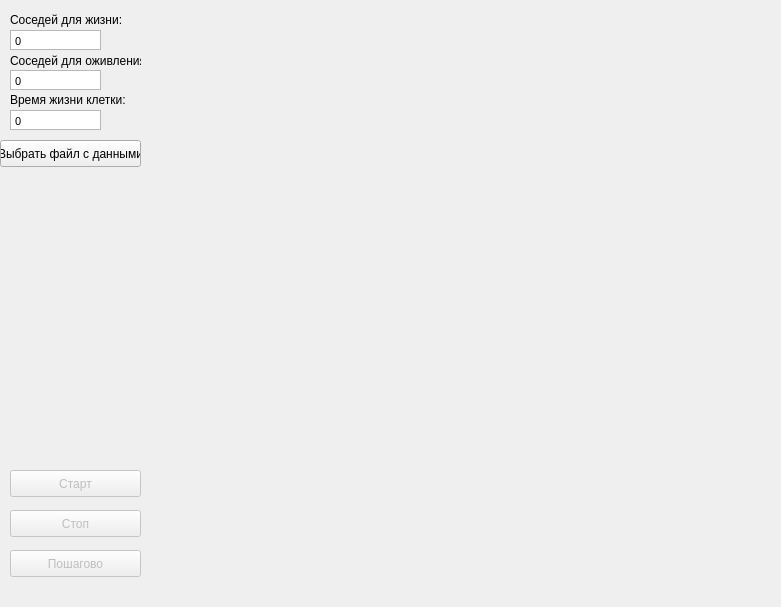
<?xml version="1.0" encoding="UTF-8"?>
<ui version="4.0">
 <class>MainWindow</class>
 <widget class="QMainWindow" name="MainWindow">
  <property name="geometry">
   <rect>
    <x>0</x>
    <y>0</y>
    <width>781</width>
    <height>607</height>
   </rect>
  </property>
  <property name="minimumSize">
   <size>
    <width>781</width>
    <height>607</height>
   </size>
  </property>
  <property name="maximumSize">
   <size>
    <width>781</width>
    <height>607</height>
   </size>
  </property>
  <property name="windowTitle">
   <string>Клеточный автомат</string>
  </property>
  <widget class="QWidget" name="centralWidget">
   <widget class="QLabel" name="label">
    <property name="geometry">
     <rect>
      <x>150</x>
      <y>10</y>
      <width>621</width>
      <height>571</height>
     </rect>
    </property>
    <property name="text">
     <string/>
    </property>
   </widget>
   <widget class="QPushButton" name="start">
    <property name="enabled">
     <bool>false</bool>
    </property>
    <property name="geometry">
     <rect>
      <x>10</x>
      <y>470</y>
      <width>131</width>
      <height>27</height>
     </rect>
    </property>
    <property name="text">
     <string>Старт</string>
    </property>
   </widget>
   <widget class="QLabel" name="label_2">
    <property name="geometry">
     <rect>
      <x>10</x>
      <y>10</y>
      <width>111</width>
      <height>19</height>
     </rect>
    </property>
    <property name="text">
     <string>Соседей для жизни:</string>
    </property>
   </widget>
   <widget class="QTextEdit" name="liveTextEdit">
    <property name="geometry">
     <rect>
      <x>10</x>
      <y>30</y>
      <width>91</width>
      <height>20</height>
     </rect>
    </property>
    <property name="verticalScrollBarPolicy">
     <enum>Qt::ScrollBarAlwaysOff</enum>
    </property>
    <property name="markdown">
     <string>0

</string>
    </property>
    <property name="html">
     <string>&lt;!DOCTYPE HTML PUBLIC &quot;-//W3C//DTD HTML 4.0//EN&quot; &quot;http://www.w3.org/TR/REC-html40/strict.dtd&quot;&gt;
&lt;html&gt;&lt;head&gt;&lt;meta name=&quot;qrichtext&quot; content=&quot;1&quot; /&gt;&lt;style type=&quot;text/css&quot;&gt;
p, li { white-space: pre-wrap; }
&lt;/style&gt;&lt;/head&gt;&lt;body style=&quot; font-family:'MS Shell Dlg 2'; font-size:8.25pt; font-weight:400; font-style:normal;&quot;&gt;
&lt;p style=&quot; margin-top:5px; margin-bottom:5px; margin-left:0px; margin-right:0px; -qt-block-indent:0; text-indent:0px;&quot;&gt;0&lt;/p&gt;&lt;/body&gt;&lt;/html&gt;</string>
    </property>
   </widget>
   <widget class="QLabel" name="label_3">
    <property name="geometry">
     <rect>
      <x>10</x>
      <y>50</y>
      <width>131</width>
      <height>21</height>
     </rect>
    </property>
    <property name="text">
     <string>Соседей для оживления:</string>
    </property>
   </widget>
   <widget class="QTextEdit" name="aliveTextEdit">
    <property name="geometry">
     <rect>
      <x>10</x>
      <y>70</y>
      <width>91</width>
      <height>20</height>
     </rect>
    </property>
    <property name="verticalScrollBarPolicy">
     <enum>Qt::ScrollBarAlwaysOff</enum>
    </property>
    <property name="markdown">
     <string>0

</string>
    </property>
    <property name="html">
     <string>&lt;!DOCTYPE HTML PUBLIC &quot;-//W3C//DTD HTML 4.0//EN&quot; &quot;http://www.w3.org/TR/REC-html40/strict.dtd&quot;&gt;
&lt;html&gt;&lt;head&gt;&lt;meta name=&quot;qrichtext&quot; content=&quot;1&quot; /&gt;&lt;style type=&quot;text/css&quot;&gt;
p, li { white-space: pre-wrap; }
&lt;/style&gt;&lt;/head&gt;&lt;body style=&quot; font-family:'MS Shell Dlg 2'; font-size:8.25pt; font-weight:400; font-style:normal;&quot;&gt;
&lt;p style=&quot; margin-top:5px; margin-bottom:5px; margin-left:0px; margin-right:0px; -qt-block-indent:0; text-indent:0px;&quot;&gt;0&lt;/p&gt;&lt;/body&gt;&lt;/html&gt;</string>
    </property>
   </widget>
   <widget class="QLabel" name="label_4">
    <property name="geometry">
     <rect>
      <x>10</x>
      <y>90</y>
      <width>131</width>
      <height>19</height>
     </rect>
    </property>
    <property name="text">
     <string>Время жизни клетки:</string>
    </property>
   </widget>
   <widget class="QTextEdit" name="lifetimeTextEdit">
    <property name="geometry">
     <rect>
      <x>10</x>
      <y>110</y>
      <width>91</width>
      <height>20</height>
     </rect>
    </property>
    <property name="verticalScrollBarPolicy">
     <enum>Qt::ScrollBarAlwaysOff</enum>
    </property>
    <property name="markdown">
     <string>0

</string>
    </property>
    <property name="html">
     <string>&lt;!DOCTYPE HTML PUBLIC &quot;-//W3C//DTD HTML 4.0//EN&quot; &quot;http://www.w3.org/TR/REC-html40/strict.dtd&quot;&gt;
&lt;html&gt;&lt;head&gt;&lt;meta name=&quot;qrichtext&quot; content=&quot;1&quot; /&gt;&lt;style type=&quot;text/css&quot;&gt;
p, li { white-space: pre-wrap; }
&lt;/style&gt;&lt;/head&gt;&lt;body style=&quot; font-family:'MS Shell Dlg 2'; font-size:8.25pt; font-weight:400; font-style:normal;&quot;&gt;
&lt;p style=&quot; margin-top:5px; margin-bottom:5px; margin-left:0px; margin-right:0px; -qt-block-indent:0; text-indent:0px;&quot;&gt;0&lt;/p&gt;&lt;/body&gt;&lt;/html&gt;</string>
    </property>
   </widget>
   <widget class="QPushButton" name="loadFile">
    <property name="geometry">
     <rect>
      <x>0</x>
      <y>140</y>
      <width>141</width>
      <height>27</height>
     </rect>
    </property>
    <property name="text">
     <string>Выбрать файл с данными</string>
    </property>
   </widget>
   <widget class="QPushButton" name="stop">
    <property name="enabled">
     <bool>false</bool>
    </property>
    <property name="geometry">
     <rect>
      <x>10</x>
      <y>510</y>
      <width>131</width>
      <height>27</height>
     </rect>
    </property>
    <property name="text">
     <string>Стоп</string>
    </property>
   </widget>
   <widget class="QPushButton" name="step_by_step">
    <property name="enabled">
     <bool>false</bool>
    </property>
    <property name="geometry">
     <rect>
      <x>10</x>
      <y>550</y>
      <width>131</width>
      <height>27</height>
     </rect>
    </property>
    <property name="text">
     <string>Пошагово</string>
    </property>
   </widget>
  </widget>
 </widget>
 <layoutdefault spacing="6" margin="11"/>
 <resources/>
 <connections/>
</ui>
